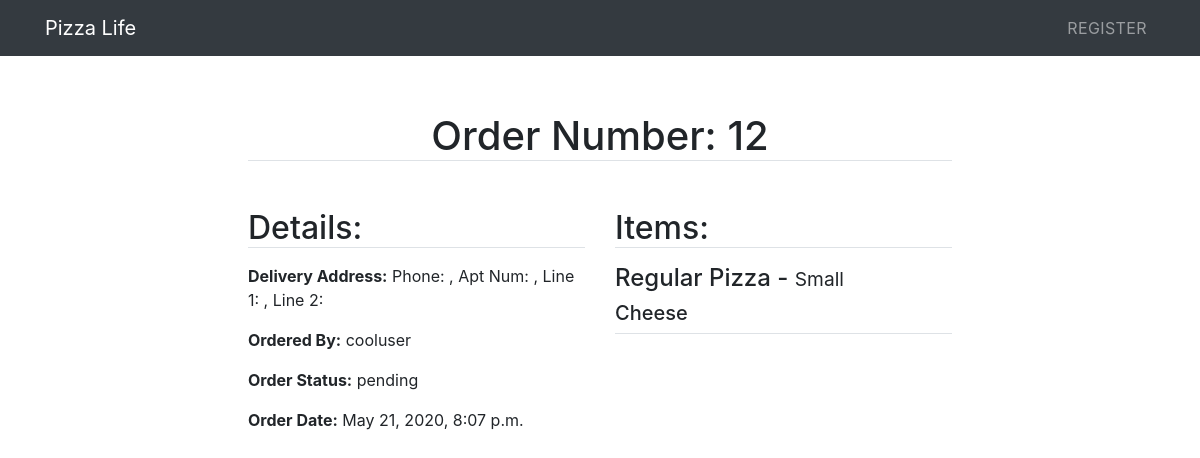
/orders/12/, run on the app's committed database.
### orders/models.py (models this page shows, shortened)
class Order(models.Model):
    user = models.ForeignKey(User, on_delete=models.CASCADE)
    address = models.CharField(max_length=255)
    time = models.DateTimeField(auto_now_add=True)
    OPTIONS = (
        ('pending', 'pending'),
        ('completed', 'completed'),
    )
    status = models.CharField(max_length=255, choices=OPTIONS)

class Item(models.Model):
    order = models.ForeignKey(Order, on_delete=models.CASCADE)
    name = models.CharField(max_length=255)
    category = models.CharField(max_length=255)
    size = models.CharField(max_length=255)
    topping_1 = models.CharField(max_length=255, blank=True, null=True)
    topping_2 = models.CharField(max_length=255, blank=True, null=True)
    topping_3 = models.CharField(max_length=255, blank=True, null=True)
    topping_4 = models.CharField(max_length=255, blank=True, null=True)
    topping_5 = models.CharField(max_length=255, blank=True, null=True)

### orders/views.py (the view)
# urls.py: path('<str:pk>/', views.order_detail, name='order_detail')
def order_detail(request, pk):
    context = {
        'order': Order.objects.filter(pk=pk).first(),
        'items': Item.objects.filter(order__pk=pk).all()
    }
    return render(request, 'orders/order_detail.html', context)

### orders/templates/orders/order_detail.html (shortened to what this page needs)
{% extends 'main/base.html' %}
{% block main %}
    <div class="col-md-8 p-5">
            <h1 class="border-bottom text-center mb-5">Order Number: {{ order.id }}</h1>
        <div class="row">
            <div class="col-md-6">
                <h2 class="border-bottom mb-3">Details:</h2>
                <p><b>Delivery Address:</b> {{ order.address }}</p>
                <p><b>Ordered By:</b> {{ order.user }}</p>
                <p><b>Order Status:</b> {{ order.status }}</p>
                <p><b>Order Date:</b> {{ order.time }}</p>
            </div>
            <div class="col-md-6">
                <h2 class="border-bottom mb-3">Items:</h2>
                    {% for item in items %}
                    <div class="border-bottom p3 mb-3">
                        <h4>{{ item.category }} - <small>{{ item.size }}</small></4>
                        <h5>{{ item.name }}</h5>
                    </div>
                    {% endfor %}
            </div>
        </div>
    </div>
{% endblock main %}

### products/static/main/css/main.css (style rules this page uses)
body { background-color: #fff; line-height: 1.5; }

### data on the page
Order: id "12", address "Phone: , Apt Num: , Line 1: , Line 2:", user "cooluser", status "pending", time "May 21, 2020, 8:07 p.m."
Item: category "Regular Pizza", size "Small", name "Cheese"
